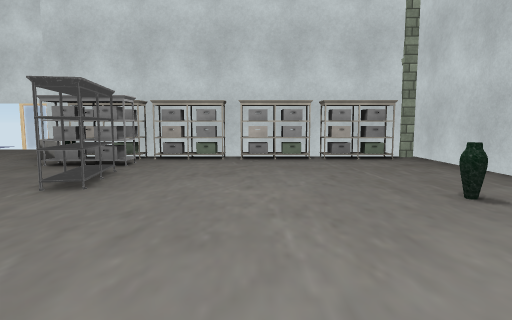
View 1 (above)

15 first-person views from a walk through a 3-D level made in the Unity game engine. The camera is 1.3 m above the floor, tilts 6° down and sees 75° across. Doors are open. The floor is counted in squares, 2 m on a side. Each view is taken from the middle of a square. On the plan, view 1 faces up. The plan holds only what a view shows up to about 10 squares ahead; the rest is blank. The place goes on beyond the plan. The player character is not drawn. Some surface patterns are stand-ins.

View 2
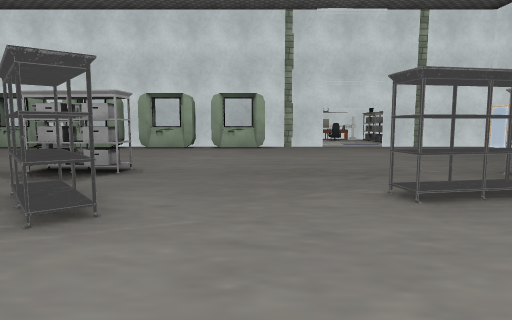

View 3
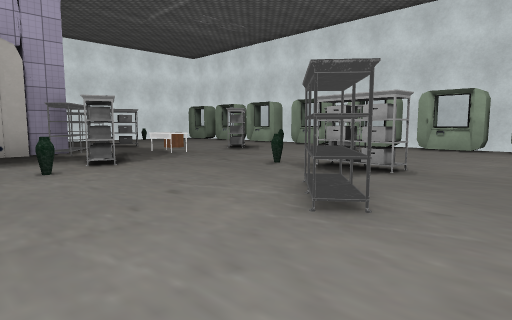

View 4
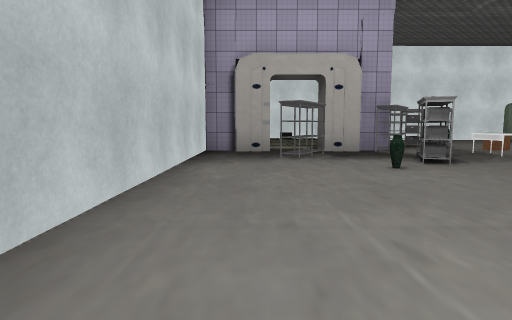

View 5
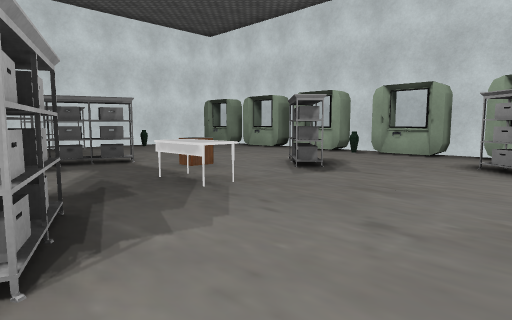

View 6
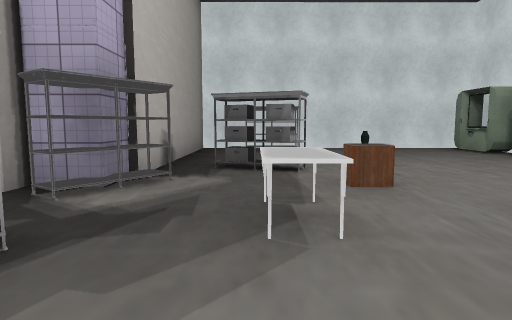

View 7
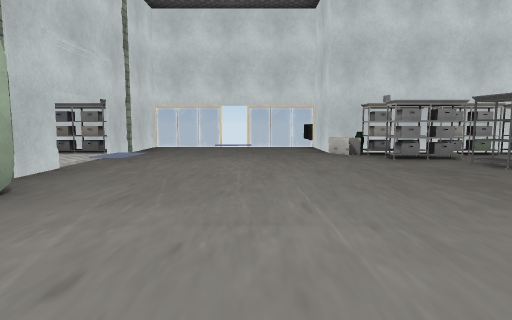

View 8
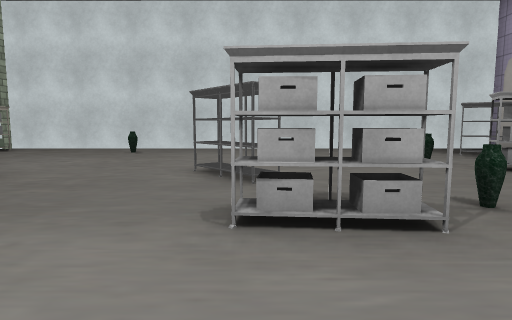

View 9
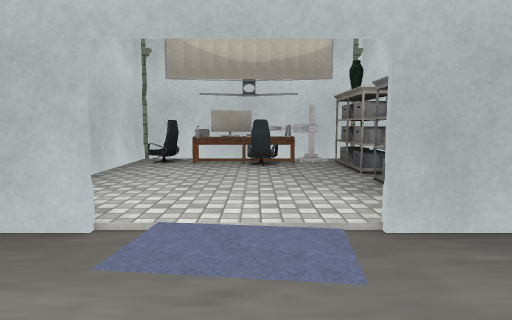

View 10
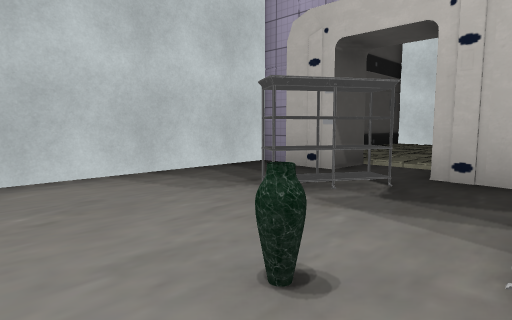

View 11
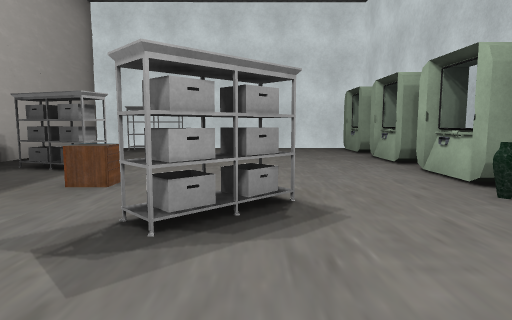

View 12
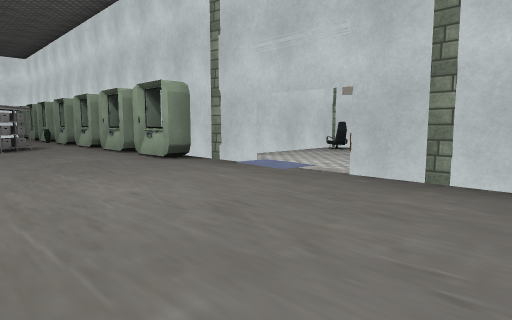

View 13
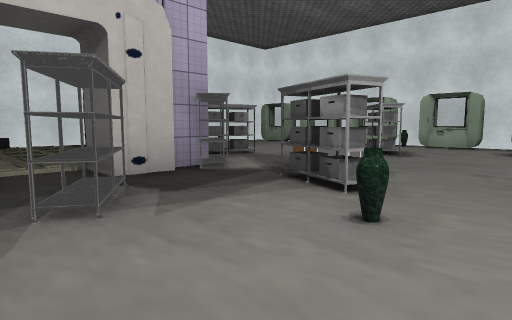

View 14
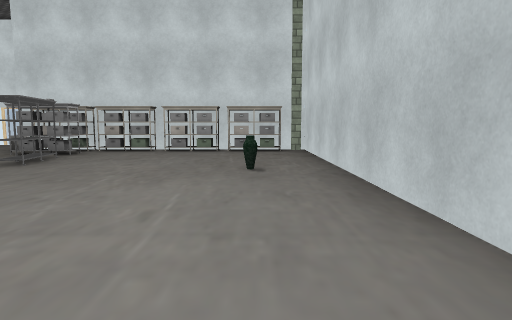

View 15
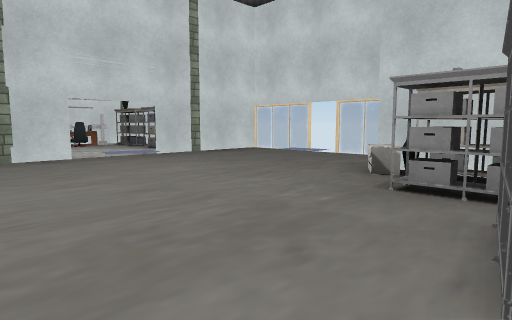

### Floor plan
Points are (right, up) in squares from view 1. A wall is a line through its corners. A room is listed if a view was taken in it or the views show most of it. See-through windows are left out.
Room 1 (views 1, 2, 3, 4, 5, 6, 7, 8, 9, 10, 11, 12, 13, 14, 15)
walls: (-8.4, -1.9) (-8.4, -3.5); (-8.4, 0.2) (-8.4, -1.4); (-9, -1.4) (-9, -1.9); (-9, -0.2) (-9, -0.9); (-9, -2.4) (-9, -3.1); (-9, 0.8) (-9, 0.2); (-8.4, -4.1) (-8.4, -5.6); (-9, -3.4) (-9, -4.1); (-9, 1.9) (-9, 1.1) (-8.4, 1.1); (-8.9, 2.3) (-8.4, 2.3) (-8.4, 0.8); (-9, -4.5) (-9, -5.4); (-9, 2.6) (-9, 2); (-0.6, -6.2) (0.3, -6.2); (-9, -5.7) (-9, -6.5); (-8.4, -6.5) (-8.4, -8); (1.6, -6.2) (2.3, -6.2); (1.6, -6.3) (2.6, -6.2); (-9, -7) (-9, -7.9); (-1.4, 6.9) (-2.6, 6.9); (-4.3, 7.4) (-4.3, 8.9) (-6.4, 8.9); (2.5, -6.5) (3.2, -6.5); (-8.4, -8.5) (-8.4, -10); (3.3, -6.8) (3.3, 6.2); (1.6, 6.9) (0.5, 6.9); (-10.4, 6.9) (-11.4, 6.9); (-7, 8.9) (-9, 8.9) (-9, 5.8); (-8.4, -10.6) (-8.4, -12.1); (-13, 6.5) (-13, 3) (-10, 3); (-1.5, -12.5) (-1.5, -6.5) (-0.6, -6.5) (-0.6, -6.2) (-0.2, -6.2); (-8.6, -12.5) (-1.4, -12.5)
ways out: opening at (1, -6) to room 2; open door at (-6.5, 9)
objects: other object (-13, 5); pillar (-13, 7); chair (-12, 4); chair (-12, 5); other object (-12, 7); other object (-10, 7); pillar (-9, 3); pillar (-9, 7); other object (-8, -12); other object (-8, -9); other object (-8, -7); vase (-8, -6); other object (-8, -5); other object (-8, -1); other object (-8, 1); other object (-7, -3) to (-6, -2); other object (-6, -12); other object (-6, -6) to (-5, -5); other object (-4, -12) to (-3, -12); other object (-4, -7); other object (-4, -1) to (-4, 0); other object (-4, 6); box (-4, 7); other object (-3, -8) to (-2, -8); table (-3, -5); vase (-3, -2); other object (-3, 5) to (-3, 6); other object (-3, 7); other object (-2, -7) to (-1, -6); other object (-2, 0) to (-1, 1); other object (-2, 4); other object (-2, 6) to (-1, 7); other object (-1, -4); vase (0, -3); other object (0, 7); other object (1, -5); vase (2, 3); other object (2, 7); pillar (3, 7)
Room 2 (no view inside)
walls: (1.7, -7.3) (1.6, -6.3); (0.3, -6.2) (0.3, -7.2); (2.1, -12.5) (2.9, -12.5); (3.3, -11.9) (3.3, -10.1); (-1.4, -12.5) (0.6, -12.5)
ways out: opening at (1, -6) to room 1

Positions as (right, up) in squares from view 1, and headings:
1: (0, 0), facing up
2: (1, 2), facing left
3: (1, 2), facing down-left
4: (2, 2), facing down
5: (-1, -2), facing down-left
6: (-3, -3), facing down
7: (-6, -1), facing up
8: (-6, 0), facing right
9: (-7, 5), facing left
10: (-1, -2), facing down-right
11: (-6, -3), facing down
12: (-5, 8), facing down-left
13: (2, -2), facing down-left
14: (2, -2), facing up
15: (-2, 2), facing up-left
